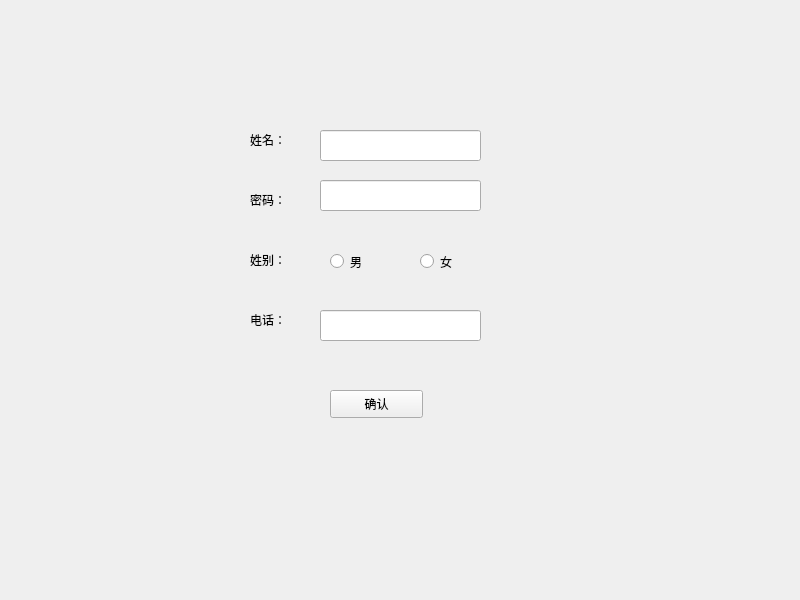
<?xml version="1.0" encoding="UTF-8"?>
<ui version="4.0">
 <class>Widget</class>
 <widget class="QWidget" name="Widget">
  <property name="geometry">
   <rect>
    <x>0</x>
    <y>0</y>
    <width>800</width>
    <height>600</height>
   </rect>
  </property>
  <property name="windowTitle">
   <string>Widget</string>
  </property>
  <widget class="QLabel" name="label">
   <property name="geometry">
    <rect>
     <x>250</x>
     <y>130</y>
     <width>69</width>
     <height>20</height>
    </rect>
   </property>
   <property name="text">
    <string>姓名：</string>
   </property>
  </widget>
  <widget class="QLabel" name="label_2">
   <property name="geometry">
    <rect>
     <x>250</x>
     <y>250</y>
     <width>69</width>
     <height>20</height>
    </rect>
   </property>
   <property name="text">
    <string>姓别：</string>
   </property>
  </widget>
  <widget class="QLabel" name="label_3">
   <property name="geometry">
    <rect>
     <x>250</x>
     <y>310</y>
     <width>69</width>
     <height>20</height>
    </rect>
   </property>
   <property name="text">
    <string>电话：</string>
   </property>
  </widget>
  <widget class="QLabel" name="label_4">
   <property name="geometry">
    <rect>
     <x>250</x>
     <y>190</y>
     <width>69</width>
     <height>20</height>
    </rect>
   </property>
   <property name="text">
    <string>密码：</string>
   </property>
  </widget>
  <widget class="QLineEdit" name="lineEdit_name">
   <property name="geometry">
    <rect>
     <x>320</x>
     <y>130</y>
     <width>161</width>
     <height>31</height>
    </rect>
   </property>
  </widget>
  <widget class="QLineEdit" name="lineEdit_password">
   <property name="geometry">
    <rect>
     <x>320</x>
     <y>180</y>
     <width>161</width>
     <height>31</height>
    </rect>
   </property>
  </widget>
  <widget class="QLineEdit" name="lineEdit_phone">
   <property name="geometry">
    <rect>
     <x>320</x>
     <y>310</y>
     <width>161</width>
     <height>31</height>
    </rect>
   </property>
  </widget>
  <widget class="QPushButton" name="pushButton">
   <property name="geometry">
    <rect>
     <x>330</x>
     <y>390</y>
     <width>93</width>
     <height>28</height>
    </rect>
   </property>
   <property name="text">
    <string>确认</string>
   </property>
  </widget>
  <widget class="QRadioButton" name="radioButton_male">
   <property name="geometry">
    <rect>
     <x>330</x>
     <y>250</y>
     <width>118</width>
     <height>23</height>
    </rect>
   </property>
   <property name="text">
    <string>男</string>
   </property>
  </widget>
  <widget class="QRadioButton" name="radioButton_fmale">
   <property name="geometry">
    <rect>
     <x>420</x>
     <y>250</y>
     <width>118</width>
     <height>23</height>
    </rect>
   </property>
   <property name="text">
    <string>女</string>
   </property>
  </widget>
 </widget>
 <resources/>
 <connections/>
</ui>
